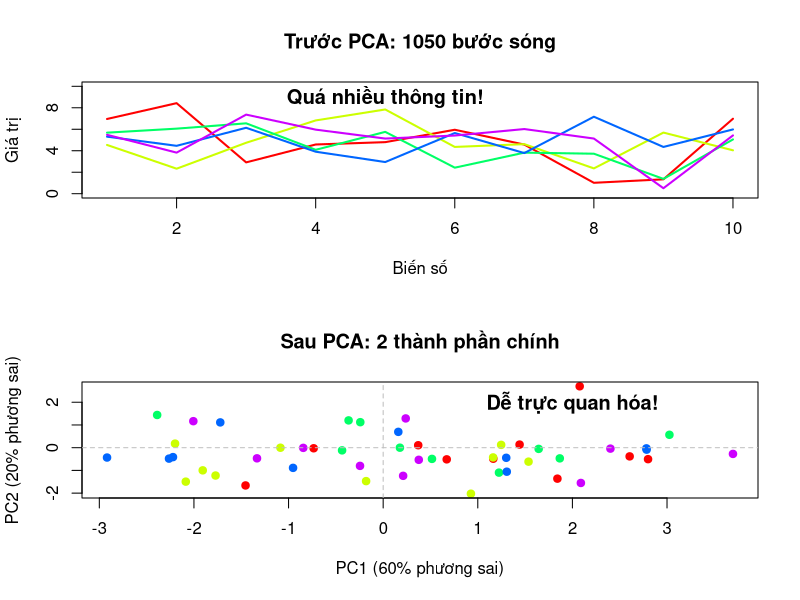
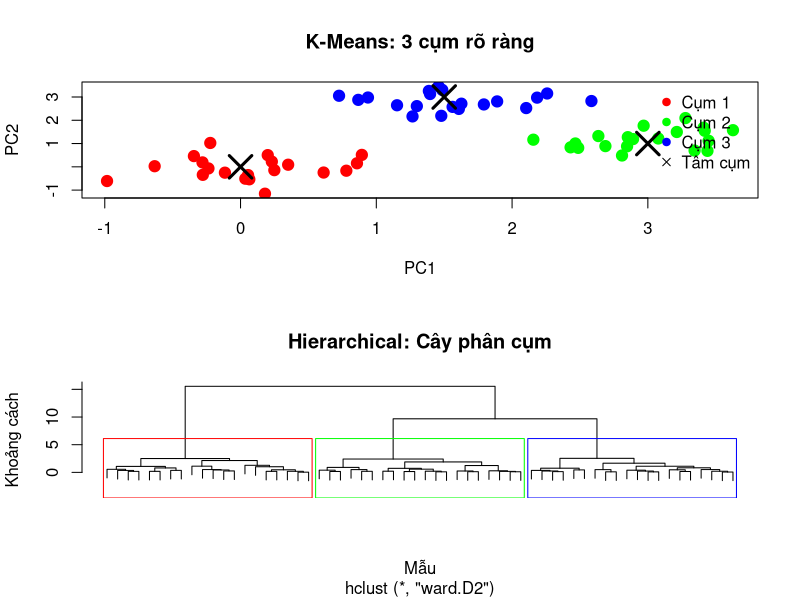
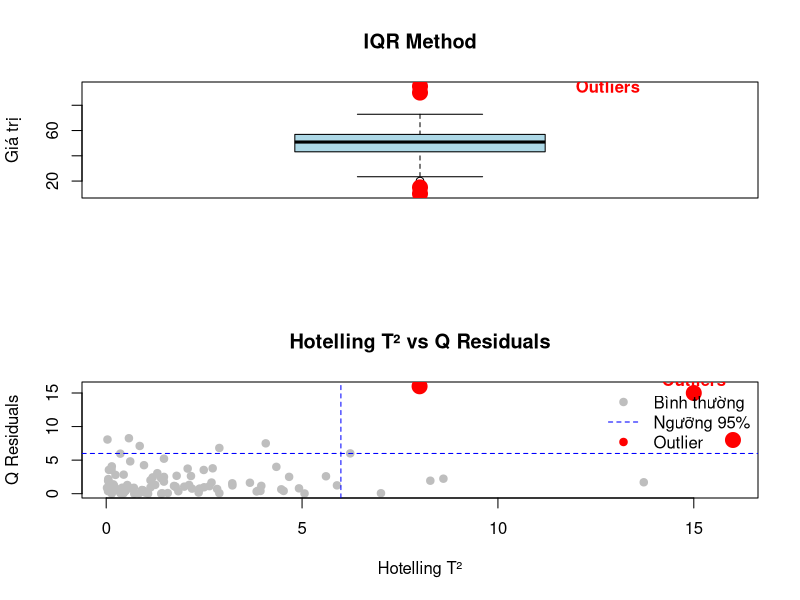
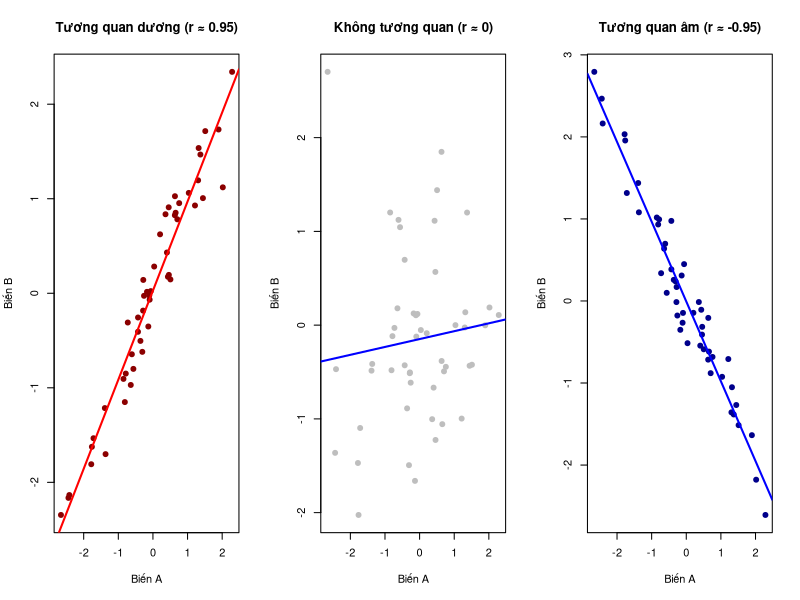
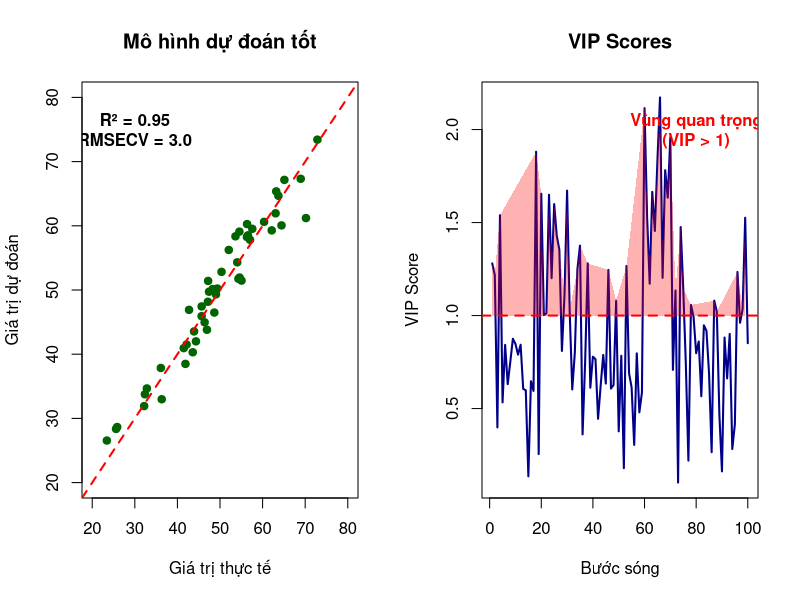

Generate these figures, in order, with R:
## ---- chunk 1
par(mfrow = c(2, 1))

# Trước PCA: nhiều biến
set.seed(42)
n <- 50
vars <- paste0("Var", 1:10)
plot(1:10, rnorm(10, 5, 2), type = "n", ylim = c(0, 10),
     xlab = "Biến số", ylab = "Giá trị",
     main = "Trước PCA: 1050 bước sóng")
for(i in 1:5) {
  lines(1:10, rnorm(10, 5, 1.5), col = rainbow(5)[i], lwd = 2)
}
text(5, 9, "Quá nhiều thông tin!", cex = 1.2, font = 2)

# Sau PCA: 2 chiều
x <- rnorm(n, 0, 2)
y <- rnorm(n, 0, 1)
plot(x, y, pch = 19, col = rainbow(5)[rep(1:5, each = 10)],
     xlab = "PC1 (60% phương sai)", ylab = "PC2 (20% phương sai)",
     main = "Sau PCA: 2 thành phần chính")
abline(h = 0, v = 0, lty = 2, col = "gray")
text(2, 2, "Dễ trực quan hóa!", cex = 1.2, font = 2)
## ---- chunk 2
par(mfrow = c(2, 1))

# K-means
set.seed(123)
x1 <- c(rnorm(20, 0, 0.5), rnorm(20, 3, 0.5), rnorm(20, 1.5, 0.5))
y1 <- c(rnorm(20, 0, 0.5), rnorm(20, 1, 0.5), rnorm(20, 3, 0.5))
clusters <- rep(1:3, each = 20)

plot(x1, y1, col = rainbow(3)[clusters], pch = 19, cex = 1.5,
     main = "K-Means: 3 cụm rõ ràng",
     xlab = "PC1", ylab = "PC2")
points(c(0, 3, 1.5), c(0, 1, 3), pch = 4, cex = 3, lwd = 3, col = "black")
legend("topright", legend = c("Cụm 1", "Cụm 2", "Cụm 3", "Tâm cụm"),
       col = c(rainbow(3), "black"), pch = c(19, 19, 19, 4), bty = "n")

# Dendrogram
d <- dist(cbind(x1, y1))
hc <- hclust(d, method = "ward.D2")
plot(hc, labels = FALSE, main = "Hierarchical: Cây phân cụm",
     xlab = "Mẫu", ylab = "Khoảng cách")
rect.hclust(hc, k = 3, border = rainbow(3))
## ---- chunk 3
par(mfrow = c(2, 1))

# IQR method
set.seed(42)
data_normal <- rnorm(100, 50, 10)
data_with_outliers <- c(data_normal, 10, 15, 90, 95)

boxplot(data_with_outliers, main = "IQR Method",
        ylab = "Giá trị", col = "lightblue")
points(rep(1, 4), c(10, 15, 90, 95), col = "red", pch = 19, cex = 2)
text(1.3, 95, "Outliers", col = "red", font = 2)

# T² vs Q
set.seed(42)
t2 <- rchisq(100, df = 2)
q <- rchisq(100, df = 2)
t2 <- c(t2, 15, 16, 8)
q <- c(q, 15, 8, 16)

plot(t2, q, pch = 19, col = "gray",
     main = "Hotelling T² vs Q Residuals",
     xlab = "Hotelling T²", ylab = "Q Residuals")
abline(h = qchisq(0.95, 2), v = qchisq(0.95, 2), lty = 2, col = "blue")
points(tail(t2, 3), tail(q, 3), col = "red", pch = 19, cex = 2)
text(15, 17, "Outliers", col = "red", font = 2)
legend("topright", legend = c("Bình thường", "Ngưỡng 95%", "Outlier"),
       col = c("gray", "blue", "red"), pch = c(19, NA, 19),
       lty = c(NA, 2, NA), bty = "n")
## ---- chunk 4
par(mfrow = c(1, 3))

# Positive correlation
set.seed(42)
x <- rnorm(50)
y_pos <- x + rnorm(50, 0, 0.3)
plot(x, y_pos, pch = 19, col = "darkred",
     main = "Tương quan dương (r ≈ 0.95)",
     xlab = "Biến A", ylab = "Biến B")
abline(lm(y_pos ~ x), col = "red", lwd = 2)

# No correlation
y_no <- rnorm(50)
plot(x, y_no, pch = 19, col = "gray",
     main = "Không tương quan (r ≈ 0)",
     xlab = "Biến A", ylab = "Biến B")
abline(lm(y_no ~ x), col = "blue", lwd = 2)

# Negative correlation
y_neg <- -x + rnorm(50, 0, 0.3)
plot(x, y_neg, pch = 19, col = "darkblue",
     main = "Tương quan âm (r ≈ -0.95)",
     xlab = "Biến A", ylab = "Biến B")
abline(lm(y_neg ~ x), col = "blue", lwd = 2)
## ---- chunk 5
par(mfrow = c(1, 2))

# PLS prediction
set.seed(42)
actual <- rnorm(50, 50, 10)
predicted <- actual + rnorm(50, 0, 3)

plot(actual, predicted, pch = 19, col = "darkgreen",
     main = "Mô hình dự đoán tốt",
     xlab = "Giá trị thực tế", ylab = "Giá trị dự đoán",
     xlim = c(20, 80), ylim = c(20, 80))
abline(0, 1, col = "red", lwd = 2, lty = 2)
text(30, 75, sprintf("R² = 0.95\nRMSECV = 3.0"), font = 2)

# VIP scores
wavelengths <- 1:100
vip <- abs(rnorm(100, 0.8, 0.4))
vip[c(20:30, 60:70)] <- vip[c(20:30, 60:70)] + 0.8

plot(wavelengths, vip, type = "l", col = "darkblue", lwd = 2,
     main = "VIP Scores",
     xlab = "Bước sóng", ylab = "VIP Score")
abline(h = 1, col = "red", lty = 2, lwd = 2)
polygon(c(wavelengths[vip > 1], rev(wavelengths[vip > 1])),
        c(vip[vip > 1], rep(1, sum(vip > 1))),
        col = rgb(1, 0, 0, 0.3), border = NA)
text(80, 2, "Vùng quan trọng\n(VIP > 1)", col = "red", font = 2)
